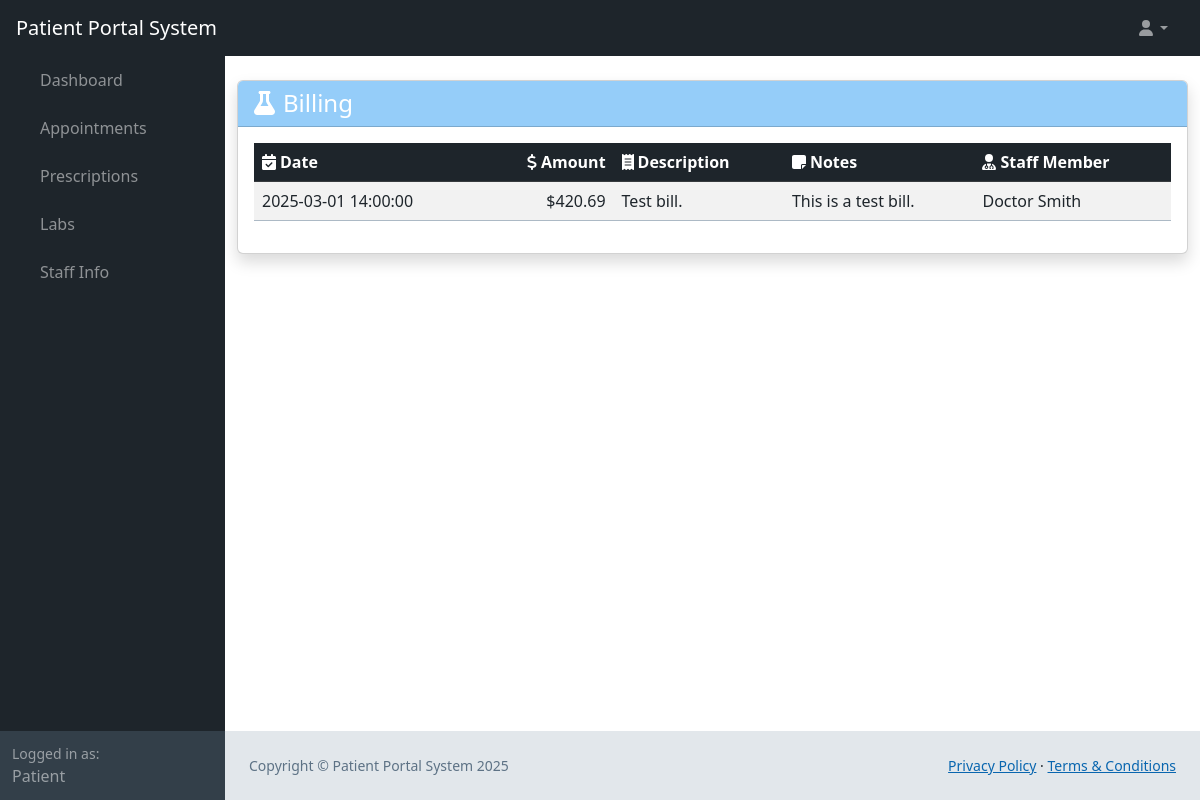
The page /web_root/billing.php (signed in) on the database its author committed.
### tables this page shows
CREATE TABLE `user` (
  `user_id` bigint(20) NOT NULL AUTO_INCREMENT,
  `first_name` varchar(25) NOT NULL,
  `last_name` varchar(50) NOT NULL,
  `phone_number` bigint(20) NOT NULL,
  `email` varchar(50) NOT NULL,
  `username` varchar(25) NOT NULL,
  `password_hash` varchar(60) NOT NULL,
  `bio` mediumtext DEFAULT NULL,
  `profile_pic` longblob DEFAULT NULL,
  PRIMARY KEY (`user_id`)
);

CREATE TABLE `bill` (
  `bill_id` int(11) NOT NULL AUTO_INCREMENT,
  `date` datetime DEFAULT NULL,
  `amount` double DEFAULT NULL,
  `description` varchar(45) DEFAULT NULL,
  `notes` tinytext DEFAULT NULL,
  `patient_id` int(11) NOT NULL,
  `staff_id` int(11) NOT NULL,
  PRIMARY KEY (`bill_id`,`patient_id`),
  KEY `fk_bill_patient1_idx` (`patient_id`),
  KEY `fk_bill_staff1_idx` (`staff_id`),
  CONSTRAINT `fk_bill_patient1` FOREIGN KEY (`patient_id`) REFERENCES `patient` (`patient_id`),
  CONSTRAINT `fk_bill_staff1` FOREIGN KEY (`staff_id`) REFERENCES `staff` (`staff_id`)
);

### web_root/billing.php (called while the page is built, shortened)
<?php
require 'generic.php';
if ($mode == 'Patient') {
    $patient_id = $patient['patient_id'];
    $query = 'SELECT * FROM bill JOIN staff ON bill.staff_id = staff.staff_id JOIN user ON user.user_id = staff.user_id WHERE bill.patient_id = ' . $patient_id;
    $bills = queryAsArray($conn, $query);
} else if ($mode == 'Staff') {
    $staff_id = $staff['staff_id'];
    $query = 'SELECT * FROM bill JOIN patient ON bill.patient_id = patient.patient_id JOIN user ON user.user_id = patient.user_id WHERE bill.staff_id = ' . $staff_id;
    $bills = queryAsArray($conn, $query);
} else if ($mode == 'Admin') {
    $bills = getDatafromTable($conn, "bill", ["*"]);
}
?>
<?php
require 'landing-content.php';
?>

### web_root/generic.php (called while the page is built, shortened)
<?php
    require 'functions.php';
    $conn = OpenCon();
    $userData = getDatafromTable($conn, "user", ["username" => $_SESSION['username']])[0];
    $user_id = $userData['user_id'];
    $firstName = $userData['first_name'];
    if (sizeOf(getDatafromTable($conn, "staff", ["user_id" => $user_id])) > 0) {
        $staff = getDatafromTable($conn, "staff", ["user_id" => $user_id])[0];
        $patient = null;
        $mode = 'Staff';
        if ($staff['employee_type'] == 'Administrator') {
            $mode = 'Admin';
        }
    } else {
        $patient = getDatafromTable($conn, "patient", ["user_id" => $user_id])[0];
        $mode = 'Patient';
    }
?>

### web_root/functions.php (called while the page is built, shortened)
<?php
function getDatafromTable(mysqli $conn, string $table, array $searchConditions, $booleanOperations = "AND", $query = "select * from "): int|array
{
    $type = gettype($booleanOperations);
    if ($type == "array") {
        if (sizeof($booleanOperations) > sizeof($searchConditions)) {
            printf("There should be more search conditions than boolean operations");
            return 100;
        }
        for ($i = 0; $i < sizeof($booleanOperations); $i++) {
            if (!in_array(strtoupper($booleanOperations[$i]), ["OR", "AND", "XOR"])) {
                printf("Error getting data: incorrect boolean operator in '$booleanOperations'");
                return 101;
            }
        }
        for ($i = 0; $i < sizeof($searchConditions); $i++) {
            if ($i < sizeof($booleanOperations)) {
                $operations[$i] = strtoupper($booleanOperations[$i]);
            } else {
                $operations[$i] = "AND";
            }
        }
    } else if (!($type == "string")) {
        printf("Error incorrect data type for '$booleanOperations'");
        return 103;
    } else {
        if (in_array(strtoupper($booleanOperations), ["OR", "AND", "XOR"])) {
            for ($i = 0; $i < sizeof($searchConditions); $i++) {
                $operations[$i] = strtoupper($booleanOperations);
            }
        }
    }
    $query .= $table;
    if (sizeof($searchConditions) > 0) {
        $query .= " WHERE ";
    }
    $i = 0;
    foreach ($searchConditions as $key => $value) {
        $query .= $key . " = " . '\'' . $value . '\'';
        $query .= ' ' . $operations[$i] . ' ';
        $i++;
    }
    $query = substr($query, 0, strlen($query) - (strlen($operations[sizeof($operations) - 1]) + 2)) . ';';
    $result = mysqli_query($conn, $query);
    $results = mysqli_fetch_all($result, MYSQLI_BOTH);
    return $results;
}
function queryAsArray($conn, $query): array
{
    return $conn->query($query)->fetch_all(MYSQLI_BOTH);
}
?>

### web_root/billing-content.php (the view, shortened to what this page needs)
<body class="bg-light">
    <div class="container py-4">
        <div class="card shadow">
            <div class="card-header bg-primary text-white">
                <h1 class="h4 mb-0"><i class="fas fa-flask me-2"></i>Billing</h1>
            </div>
            <div class="card-body">
                <?php if (empty($bills)): ?>
                    <div class="alert alert-dark">
                        <i class="fas fa-info-circle me-2"></i>No bills found.
                    </div>
                <?php else: ?>
                    <div class="table-responsive">
                        <table class="table table-striped table-hover">
                            <thead class="table-dark">
                                <tr>
                                    <th><i class="fas fa-calendar-check me-1"></i>Date</th>
                                    <th class="text-end"><i class="fas fa-dollar-sign me-1"></i>Amount</th>
                                    <th><i class="fas fa-receipt me-1"></i>Description</th>
                                    <th><i class="fas fa-sticky-note me-1"></i>Notes</th>
                                    <?php if ($mode == 'Patient'): ?>
                                        <th><i class="fas fa-user-md me-1"></i>Staff Member</th>
                                    <?php elseif ($mode == 'Staff'): ?>
                                        <th><i class="fas fa-user-injured me-1"></i>Patient</th>
                                    <?php elseif ($mode == 'Admin'): ?>
                                        <th><i class="fas fa-user-injured me-1"></i>Patient ID</th>
                                        <th><i class="fas fa-user-md me-1"></i>Staff ID</th>
                                    <?php endif; ?>
                                </tr>
                            </thead>
                            <tbody>
                                <?php foreach ($bills as $bill): ?>
                                    <tr>
                                        <td><?= htmlspecialchars($bill['date']) ?></td>
                                        <td class="text-end">$<?= number_format($bill['amount'], 2) ?></td>
                                        <td><?= htmlspecialchars($bill['description']) ?></td>
                                        <td><?= htmlspecialchars($bill['notes']) ?></td>
                                        <?php if ($mode == 'Admin'): ?>
                                            <td><?= htmlspecialchars($bill['patient_id']) ?></td>
                                            <td><?= htmlspecialchars($bill['staff_id']) ?></td>
                                        <?php else: ?>
                                            <td><?= htmlspecialchars($bill['first_name'] . ' ' . $bill['last_name']) ?>
                                            </td>
                                        <?php endif; ?>
                                    </tr>
                                <?php endforeach; ?>
                            </tbody>
                        </table>
                    </div>
                <?php endif; ?>
            </div>
        </div>
    </div>
</body>

### web_root/landing-content.php (shortened to what this page needs)
<!DOCTYPE html>
<html lang="en">
<head>
    <link href="../css/styles.css" rel="stylesheet" />
    <link href="../css/calendar.css" rel="stylesheet" />
</head>
<body class="sb-nav-fixed">
    <nav class="sb-topnav navbar navbar-expand navbar-dark bg-dark">
        <a class="navbar-brand ps-3" href="landing.php"><?php echo $mode . " Portal System" ?></a>
        <ul class="navbar-nav ms-auto ms-md-0 me-3 me-lg-4">
            <li class="nav-item dropdown">
                <a class="nav-link dropdown-toggle" id="navbarDropdown" href="#" role="button" data-bs-toggle="dropdown"
                    aria-expanded="false"><i class="fas fa-user fa-fw"></i></a>
            </li>
        </ul>
    </nav>
    <div id="layoutSidenav">
        <div id="layoutSidenav_nav">
            <nav class="sb-sidenav accordion sb-sidenav-dark" id="sidenavAccordion">
                <div class="sb-sidenav-menu">
                    <div class="nav">
                        <div class="collapse show" id="collapseLayouts" aria-labelledby="headingOne"
                            data-bs-parent="#sidenavAccordion">
                            <nav class="sb-sidenav-menu-nested nav">
                                <a class="nav-link" href="landing.php">Dashboard</a>
                                <a class="nav-link" href="appointments.php">Appointments</a>
                                <a class="nav-link" href="prescriptions.php">Prescriptions</a>
                                <a class="nav-link" href="labs.php">Labs</a>
                                <?php if ($mode == 'Admin'): ?>
                                    <a class="nav-link" href="patient-info.php">Patient Info</a>
                                    <a class="nav-link" href="staff-info.php">Staff Info</a>
                                <?php elseif ($mode == 'Staff'): ?>
                                    <a class="nav-link" href="patient-info.php">Patient Info</a>
                                <?php elseif ($mode == 'Patient'): ?>
                                    <a class="nav-link" href="staff-info.php">Staff Info</a>
                                <?php endif; ?>
                            </nav>
                        </div>
                    </div>
                </div>
                <div class="sb-sidenav-footer">
                    <div class="small">Logged in as:</div>
                    <?php echo $firstName; ?>
                </div>
            </nav>
        </div>
        <div id="layoutSidenav_content">
            <?php require $content_url ?>
            <?php require 'footer.php' ?>
        </div>
    </div>
</body>

### css/calendar.css (style rules this page uses)
:root { --fc-event-bg-color: #48A8F5; --fc-event-border-color: #48A8F5; --fc-button-text-color: #fff; --fc-button-bg-color: #333F49; --fc-button-border-color: #333F49; --fc-button-hover-bg-color: #1E252B; --fc-button-hover-border-color: #1E252B; --fc-button-active-bg-color: #1E252B; --fc-button-active-border-color: #1E252B; --fc-highlight-color: #cfe8fc; --fc-today-bg-color: #EFF2F4; }

### rows shown on the page
user: first_name "Patient"
bill: date "2025-03-01 14:00:00", amount "420.69", description "Test bill.", notes "This is a test bill.", user.first_name+last_name "Doctor Smith"

### other values the page prints
$mode "Patient"
